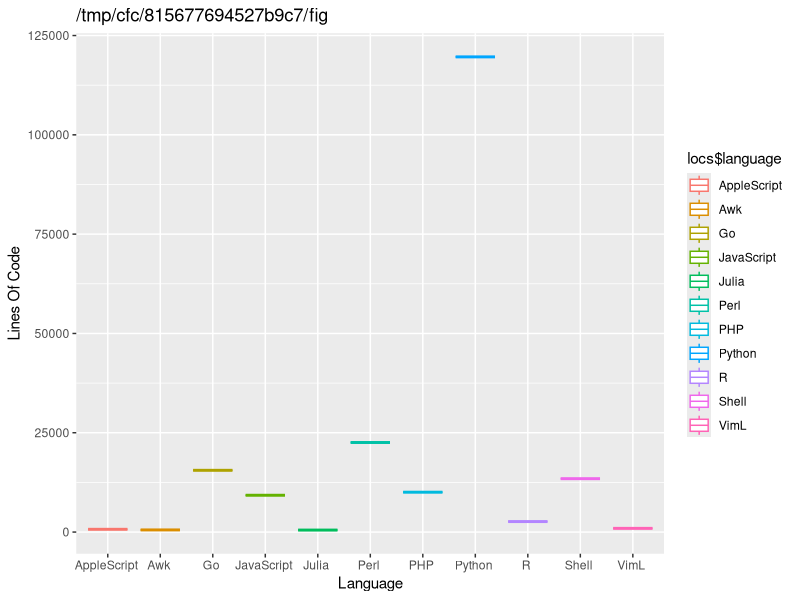

Here is the R script that generated this plot:
library(ggplot2)
locs <- read.csv('loc.csv', header=TRUE, sep=",")
png("loc.png")
qplot(x =locs$language,y =locs$LoC, color=locs$language, xlab = "Language", ylab = "Lines Of Code", main = commandArgs(TRUE)[1], geom = "boxplot")
dev.off()
